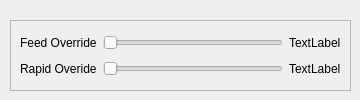
      <widget class="QWidget" name="tab_9">
       <attribute name="title">
        <string>Overrides</string>
       </attribute>
       <widget class="QFrame" name="frame_4">
        <property name="geometry">
         <rect>
          <x>10</x>
          <y>20</y>
          <width>341</width>
          <height>71</height>
         </rect>
        </property>
        <property name="frameShape">
         <enum>QFrame::StyledPanel</enum>
        </property>
        <property name="frameShadow">
         <enum>QFrame::Raised</enum>
        </property>
        <layout class="QGridLayout" name="gridLayout_20">
         <item row="0" column="1">
          <widget class="QSlider" name="feed_override_sl">
           <property name="orientation">
            <enum>Qt::Horizontal</enum>
           </property>
          </widget>
         </item>
         <item row="0" column="0">
          <widget class="QLabel" name="label_22">
           <property name="text">
            <string>Feed Override</string>
           </property>
          </widget>
         </item>
         <item row="1" column="0">
          <widget class="QLabel" name="label_23">
           <property name="text">
            <string>Rapid Overide</string>
           </property>
          </widget>
         </item>
         <item row="1" column="1">
          <widget class="QSlider" name="rapid_override_sl">
           <property name="orientation">
            <enum>Qt::Horizontal</enum>
           </property>
          </widget>
         </item>
         <item row="0" column="2">
          <widget class="QLabel" name="feed_override_lb">
           <property name="text">
            <string>TextLabel</string>
           </property>
          </widget>
         </item>
         <item row="1" column="2">
          <widget class="QLabel" name="rapid_override_lb">
           <property name="text">
            <string>TextLabel</string>
           </property>
          </widget>
         </item>
        </layout>
       </widget>
      </widget>
